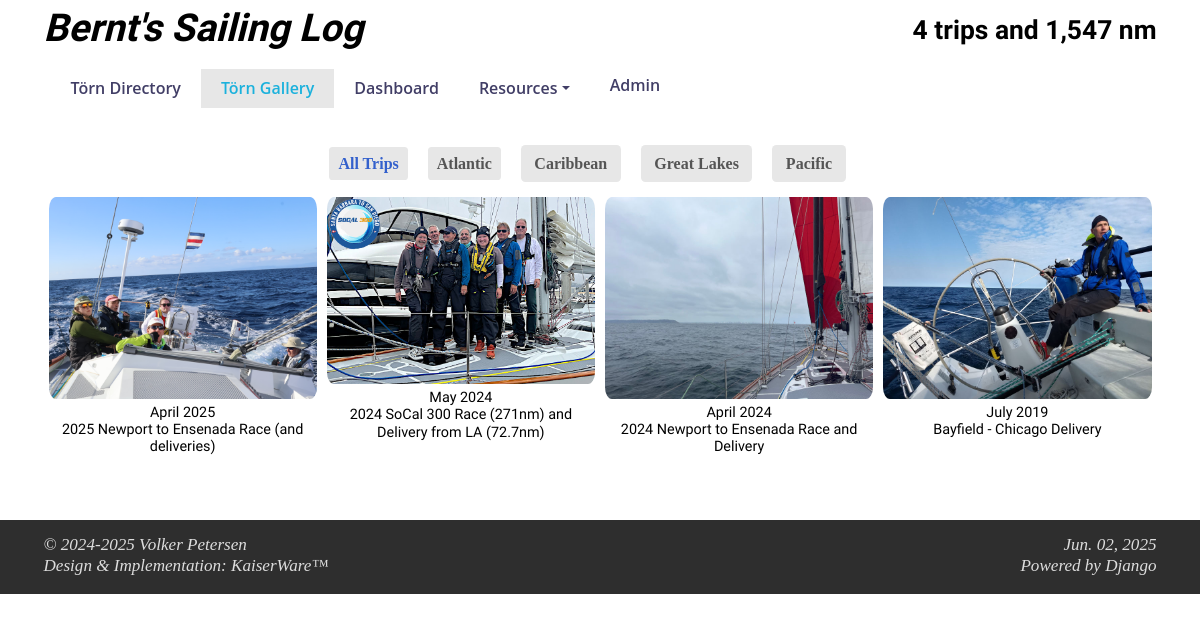
/gallery, run on an earlier commit of the app's database.
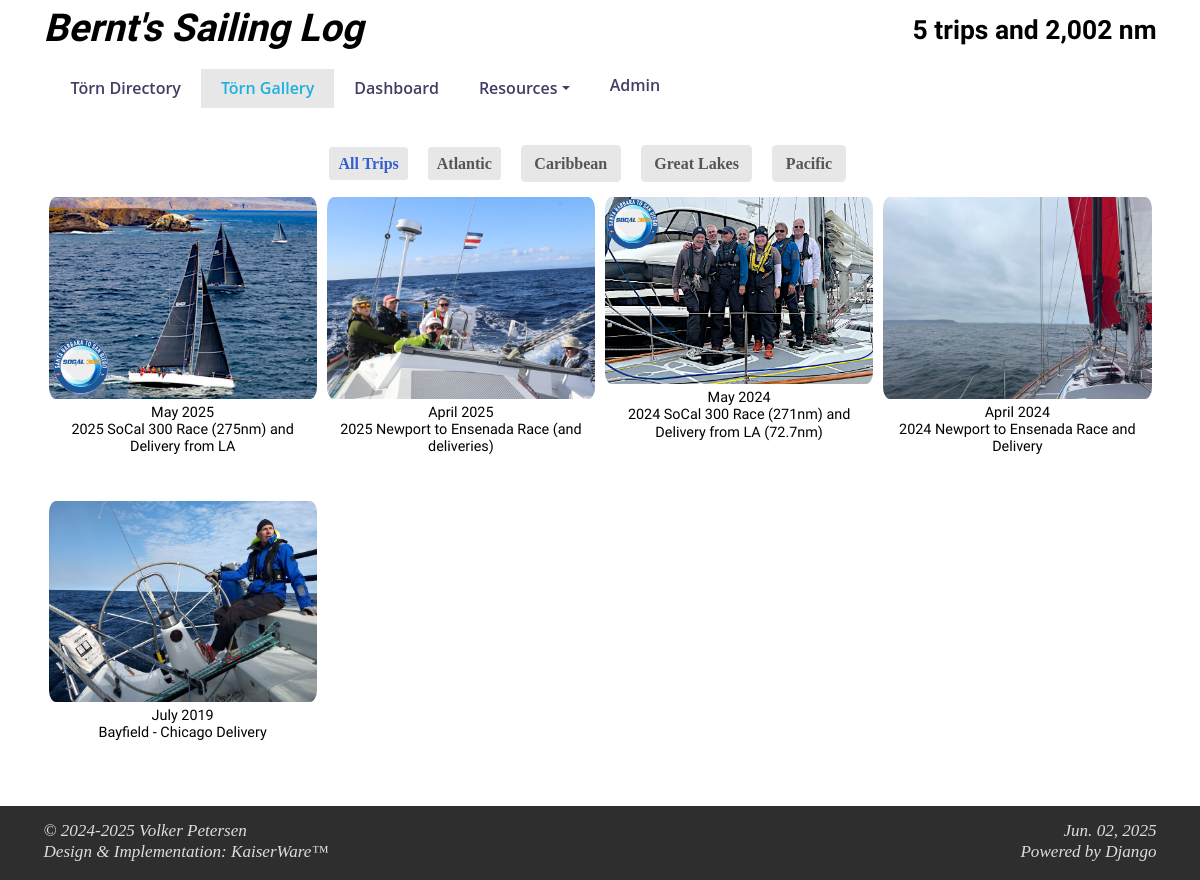
And on a later commit of the database.
### toerns/models.py (models this page shows, shortened)
class toerndirectory(models.Model):
    geoChoices = (
        ('Atlantic', u'Atlantic'),
        ('Baltic', u'Baltic'),
        ('Caribbean', u'Caribbean'),
        ('Coratia', u'Croatia'),
        ('Great Lakes', u'Great Lakes'),
        ('Pacific', u'Pacific')
    )
    startDate = models.DateField(primary_key=True,
                                 help_text="date in YYYY-MM-DD format")
    endDate = models.DateField(blank=True,
                               help_text="date in YYYY-MM-DD format")
    destination = models.CharField(blank=True, null=True, max_length=150)
    georegion = models.CharField(blank=True, null=True, max_length=40, choices=geoChoices,
                                 help_text="Atlantic, Baltic, Caribbean, Croatia, Great Lakes, Pacific")
    maptable = models.CharField(blank=True, null=True, max_length=100,
                                help_text="name of the Google Maps waypoints table")
    boat = models.CharField(blank=True, null=True, max_length=400)
    miles = models.DecimalField(
        blank=True, null=True, max_digits=8, decimal_places=2)
    daysAtSea = models.IntegerField()
    skipper = models.ManyToManyField(CrewMembers, blank=True, related_name='skipperToern')
    crew = models.ManyToManyField(CrewMembers, blank=True, related_name='crewToern')
    image = models.CharField(blank=True, null=True, max_length=100)
    picturelink = models.CharField(blank=True, null=True, max_length=200)
    class Meta:
        managed = True
        db_table = "ToernDirectory"
        verbose_name_plural = 'Toern Directory'

### toerns/views.py (the view)
# urls.py: path("gallery", views.gallery, name="Gallery"),
def gallery(request):
    return render(request, "toerns/gallery.html",
                  context=fetchContent(request, route="all"))

### toerns/templatetags/custom_filter.py (called while the page is built)
@register.filter(name='replace')
def replace(value, arg):
    old, new = arg.split(',')
    return value.replace(old, new)

@register.filter(name='multi_replace')
def multi_replace(value, arg):
    replacements = arg.split(',')
    for old, new in zip(replacements[::2], replacements[1::2]):
        value = value.replace(old, new)
    return value

### templates/toerns/gallery.html (shortened to what this page needs)
{% extends "toerns/header.html" %}
{% load static %}
{% load humanize %}
{% load custom_filter %}
{% block content %}
    <div id="trip_gallery" class="container">
        <div id="portfolio" class="col-xs-12">
            <div id="tripItems" class="portfolio-items">
            {% for trip in trips %}
                {% with
                    destination=trip.georegion|add:"<br /><a href='plotRoute/"|add:trip.maptable|add:"'>"|add:trip.destination|add:"</a>"
                    yacht=trip.boat|multi_replace:"linefeed,<br>,openLink,<a,closeLink,</a>,pdf/,../static/pdf/,&#34;,'"
                %}
                <div class="portfolio-item {{ trip.georegion|replace:" ,_" }} col-xs-12 col-sm-4 col-md-3" data-value="{{ trip.miles }}">
                    <div class="trip-details-wrap">
                        <img class="img-responsive" id="tripImage" src="../static/{{ trip.image }}" alt="{{ trip.destination }}" onerror="imgErrorTripPicture(this)" />
                        <div class="text-center trip-name">
                            {{ trip.startDate|date:"F" }}&nbsp;{{ trip.startDate|date:"Y" }}<br />{{ trip.destination }}
                        </div>
                    </div>
                </div>
                {% endwith %}
            {% endfor %}
            </div>
        </div>
    </div>
{% endblock %}

What changed in the data, as far as the page shows it:
added toerndirectory: {{ trip.miles }} 455.30 (drawn), image (picture), startDate "May", startDate "2025", destination "2025 SoCal 300 Race (275nm) and Delivery from LA"
Also different on the page:
text written by a page script: "4 trips and 1,547 nm" → "5 trips and 2,002 nm"
